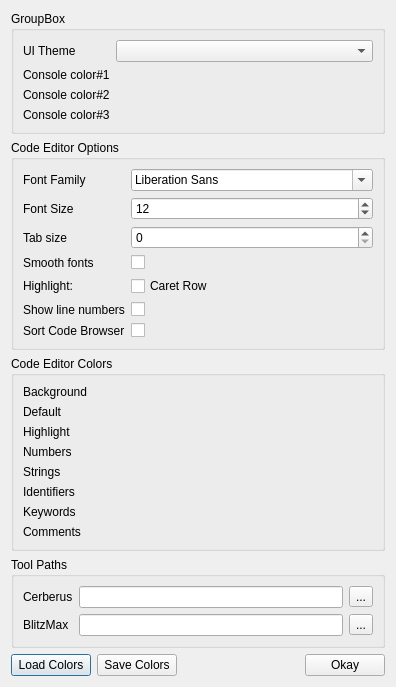
<?xml version="1.0" encoding="UTF-8"?>
<ui version="4.0">
 <class>PrefsDialog</class>
 <widget class="QDialog" name="PrefsDialog">
  <property name="geometry">
   <rect>
    <x>0</x>
    <y>0</y>
    <width>396</width>
    <height>646</height>
   </rect>
  </property>
  <property name="windowTitle">
   <string>IDE Options</string>
  </property>
  <property name="styleSheet">
   <string notr="true"/>
  </property>
  <layout class="QVBoxLayout" name="verticalLayout">
   <item>
    <widget class="QGroupBox" name="groupBox">
     <property name="title">
      <string>GroupBox</string>
     </property>
     <layout class="QFormLayout" name="formLayout_2">
      <item row="0" column="0" colspan="2">
       <layout class="QFormLayout" name="formLayout_5">
        <item row="1" column="0">
         <widget class="QLabel" name="themeLabel">
          <property name="text">
           <string>UI Theme</string>
          </property>
         </widget>
        </item>
        <item row="1" column="1">
         <widget class="QComboBox" name="themeWidget">
          <property name="toolTip">
           <string>Sets the UI theme</string>
          </property>
         </widget>
        </item>
        <item row="2" column="0">
         <widget class="QLabel" name="console1ColorLabel">
          <property name="text">
           <string>Console color#1</string>
          </property>
         </widget>
        </item>
        <item row="2" column="1">
         <widget class="ColorSwatch" name="console1ColorWidget" native="true"/>
        </item>
        <item row="3" column="0">
         <widget class="QLabel" name="console2ColorLabel">
          <property name="text">
           <string>Console color#2</string>
          </property>
         </widget>
        </item>
        <item row="3" column="1">
         <widget class="ColorSwatch" name="console2ColorWidget" native="true"/>
        </item>
        <item row="4" column="0">
         <widget class="QLabel" name="console3ColorLabel">
          <property name="text">
           <string>Console color#3</string>
          </property>
         </widget>
        </item>
        <item row="4" column="1">
         <widget class="ColorSwatch" name="console3ColorWidget" native="true"/>
        </item>
       </layout>
      </item>
     </layout>
    </widget>
   </item>
   <item>
    <widget class="QGroupBox" name="grpOptions">
     <property name="title">
      <string>Code Editor Options</string>
     </property>
     <layout class="QGridLayout" name="gridLayout_2">
      <item row="1" column="0">
       <layout class="QFormLayout" name="formLayout_3">
        <property name="fieldGrowthPolicy">
         <enum>QFormLayout::AllNonFixedFieldsGrow</enum>
        </property>
        <item row="0" column="0">
         <widget class="QLabel" name="familyLabel">
          <property name="text">
           <string>Font Family</string>
          </property>
         </widget>
        </item>
        <item row="0" column="1">
         <widget class="QFontComboBox" name="fontComboBox"/>
        </item>
        <item row="1" column="0">
         <widget class="QLabel" name="pointSizeLabel">
          <property name="text">
           <string>Font Size</string>
          </property>
         </widget>
        </item>
        <item row="1" column="1">
         <widget class="QSpinBox" name="fontSizeWidget">
          <property name="value">
           <number>12</number>
          </property>
         </widget>
        </item>
        <item row="2" column="0">
         <widget class="QLabel" name="tabSizeLabel_2">
          <property name="text">
           <string>Tab size</string>
          </property>
         </widget>
        </item>
        <item row="2" column="1">
         <widget class="QSpinBox" name="tabSizeWidget"/>
        </item>
        <item row="4" column="0">
         <widget class="QLabel" name="highlightLabel">
          <property name="text">
           <string>Highlight:</string>
          </property>
         </widget>
        </item>
        <item row="4" column="1">
         <widget class="QCheckBox" name="highlightCaretRowWidget">
          <property name="text">
           <string>Caret Row</string>
          </property>
         </widget>
        </item>
        <item row="3" column="0">
         <widget class="QLabel" name="smoothFontsLabel">
          <property name="text">
           <string>Smooth fonts</string>
          </property>
         </widget>
        </item>
        <item row="3" column="1">
         <widget class="QCheckBox" name="smoothFontsWidget">
          <property name="sizePolicy">
           <sizepolicy hsizetype="Minimum" vsizetype="Fixed">
            <horstretch>0</horstretch>
            <verstretch>0</verstretch>
           </sizepolicy>
          </property>
          <property name="layoutDirection">
           <enum>Qt::LeftToRight</enum>
          </property>
         </widget>
        </item>
        <item row="6" column="0">
         <widget class="QLabel" name="showLineNumbersLabel">
          <property name="text">
           <string>Show line numbers</string>
          </property>
         </widget>
        </item>
        <item row="6" column="1">
         <widget class="QCheckBox" name="showLineNumbersWidget">
          <property name="text">
           <string/>
          </property>
         </widget>
        </item>
        <item row="7" column="0">
         <widget class="QLabel" name="sortCodeBrowserLabel">
          <property name="text">
           <string>Sort Code Browser</string>
          </property>
         </widget>
        </item>
        <item row="7" column="1">
         <widget class="QCheckBox" name="sortCodeBrowserWidget">
          <property name="text">
           <string/>
          </property>
         </widget>
        </item>
       </layout>
      </item>
     </layout>
    </widget>
   </item>
   <item>
    <widget class="QGroupBox" name="grpColors">
     <property name="title">
      <string>Code Editor Colors</string>
     </property>
     <property name="flat">
      <bool>false</bool>
     </property>
     <layout class="QGridLayout" name="gridLayout">
      <property name="leftMargin">
       <number>9</number>
      </property>
      <property name="rightMargin">
       <number>9</number>
      </property>
      <item row="0" column="0">
       <layout class="QFormLayout" name="formLayout">
        <property name="fieldGrowthPolicy">
         <enum>QFormLayout::AllNonFixedFieldsGrow</enum>
        </property>
        <item row="0" column="0">
         <widget class="QLabel" name="backgroundColorLabel">
          <property name="text">
           <string>Background</string>
          </property>
         </widget>
        </item>
        <item row="0" column="1">
         <widget class="ColorSwatch" name="backgroundColorWidget" native="true"/>
        </item>
        <item row="1" column="0">
         <widget class="QLabel" name="defaultColorLabel">
          <property name="text">
           <string>Default</string>
          </property>
         </widget>
        </item>
        <item row="1" column="1">
         <widget class="ColorSwatch" name="defaultColorWidget" native="true">
          <property name="styleSheet">
           <string notr="true">color: rgb(255, 255, 255);</string>
          </property>
         </widget>
        </item>
        <item row="2" column="0">
         <widget class="QLabel" name="highlightColorLabel">
          <property name="text">
           <string>Highlight</string>
          </property>
         </widget>
        </item>
        <item row="2" column="1">
         <widget class="ColorSwatch" name="highlightColorWidget" native="true"/>
        </item>
        <item row="3" column="0">
         <widget class="QLabel" name="numbersColorLabel">
          <property name="text">
           <string>Numbers</string>
          </property>
         </widget>
        </item>
        <item row="3" column="1">
         <widget class="ColorSwatch" name="numbersColorWidget" native="true"/>
        </item>
        <item row="4" column="0">
         <widget class="QLabel" name="stringsColorLabel">
          <property name="text">
           <string>Strings</string>
          </property>
         </widget>
        </item>
        <item row="4" column="1">
         <widget class="ColorSwatch" name="stringsColorWidget" native="true"/>
        </item>
        <item row="5" column="1">
         <widget class="ColorSwatch" name="identifiersColorWidget" native="true"/>
        </item>
        <item row="6" column="0">
         <widget class="QLabel" name="keywordsColorLabel">
          <property name="text">
           <string>Keywords</string>
          </property>
         </widget>
        </item>
        <item row="6" column="1">
         <widget class="ColorSwatch" name="keywordsColorWidget" native="true"/>
        </item>
        <item row="7" column="0">
         <widget class="QLabel" name="commentsColorLabel">
          <property name="text">
           <string>Comments</string>
          </property>
         </widget>
        </item>
        <item row="7" column="1">
         <widget class="ColorSwatch" name="commentsColorWidget" native="true"/>
        </item>
        <item row="5" column="0">
         <widget class="QLabel" name="identifiersColorLabel">
          <property name="text">
           <string>Identifiers</string>
          </property>
         </widget>
        </item>
       </layout>
      </item>
     </layout>
    </widget>
   </item>
   <item>
    <widget class="QGroupBox" name="grpTools">
     <property name="title">
      <string>Tool Paths</string>
     </property>
     <layout class="QGridLayout" name="gridLayout_4">
      <item row="0" column="0">
       <layout class="QFormLayout" name="formLayout_4">
        <item row="0" column="0">
         <widget class="QLabel" name="cerberusLabel">
          <property name="text">
           <string>Cerberus</string>
          </property>
         </widget>
        </item>
        <item row="1" column="0">
         <widget class="QLabel" name="blitzMaxLabel">
          <property name="text">
           <string>BlitzMax</string>
          </property>
         </widget>
        </item>
        <item row="0" column="1">
         <widget class="QWidget" name="widget" native="true">
          <layout class="QHBoxLayout" name="horizontalLayout">
           <property name="leftMargin">
            <number>0</number>
           </property>
           <property name="topMargin">
            <number>0</number>
           </property>
           <property name="rightMargin">
            <number>0</number>
           </property>
           <property name="bottomMargin">
            <number>0</number>
           </property>
           <item>
            <widget class="QLineEdit" name="cerberusPathWidget">
             <property name="layoutDirection">
              <enum>Qt::LeftToRight</enum>
             </property>
             <property name="readOnly">
              <bool>true</bool>
             </property>
            </widget>
           </item>
           <item>
            <widget class="QToolButton" name="cerberusPathButton">
             <property name="text">
              <string>...</string>
             </property>
            </widget>
           </item>
          </layout>
         </widget>
        </item>
        <item row="1" column="1">
         <widget class="QWidget" name="widget_2" native="true">
          <layout class="QHBoxLayout" name="horizontalLayout_2">
           <property name="leftMargin">
            <number>0</number>
           </property>
           <property name="topMargin">
            <number>0</number>
           </property>
           <property name="rightMargin">
            <number>0</number>
           </property>
           <property name="bottomMargin">
            <number>0</number>
           </property>
           <item>
            <widget class="QLineEdit" name="blitzmaxPathWidget">
             <property name="readOnly">
              <bool>true</bool>
             </property>
            </widget>
           </item>
           <item>
            <widget class="QToolButton" name="blitzmaxPathButton">
             <property name="text">
              <string>...</string>
             </property>
            </widget>
           </item>
          </layout>
         </widget>
        </item>
       </layout>
      </item>
     </layout>
    </widget>
   </item>
   <item>
    <spacer name="verticalSpacer">
     <property name="orientation">
      <enum>Qt::Vertical</enum>
     </property>
     <property name="sizeHint" stdset="0">
      <size>
       <width>20</width>
       <height>40</height>
      </size>
     </property>
    </spacer>
   </item>
   <item>
    <layout class="QHBoxLayout" name="horizontalLayout_3">
     <item>
      <widget class="QPushButton" name="btnLoadColors">
       <property name="toolTip">
        <string>Load the editor colors from the theme</string>
       </property>
       <property name="text">
        <string>Load Colors</string>
       </property>
      </widget>
     </item>
     <item>
      <widget class="QPushButton" name="btnSaveColors">
       <property name="toolTip">
        <string>Save the editor colors with the theme</string>
       </property>
       <property name="text">
        <string>Save Colors</string>
       </property>
      </widget>
     </item>
     <item>
      <spacer name="horizontalSpacer">
       <property name="orientation">
        <enum>Qt::Horizontal</enum>
       </property>
       <property name="sizeHint" stdset="0">
        <size>
         <width>40</width>
         <height>20</height>
        </size>
       </property>
      </spacer>
     </item>
     <item>
      <widget class="QPushButton" name="okayButton">
       <property name="styleSheet">
        <string notr="true"/>
       </property>
       <property name="text">
        <string>Okay</string>
       </property>
      </widget>
     </item>
    </layout>
   </item>
  </layout>
 </widget>
 <customwidgets>
  <customwidget>
   <class>ColorSwatch</class>
   <extends>QWidget</extends>
   <header>colorswatch.h</header>
   <container>1</container>
   <slots>
    <signal>colorChanged()</signal>
   </slots>
  </customwidget>
 </customwidgets>
 <tabstops>
  <tabstop>themeWidget</tabstop>
  <tabstop>fontComboBox</tabstop>
  <tabstop>fontSizeWidget</tabstop>
  <tabstop>tabSizeWidget</tabstop>
  <tabstop>smoothFontsWidget</tabstop>
  <tabstop>highlightCaretRowWidget</tabstop>
  <tabstop>showLineNumbersWidget</tabstop>
  <tabstop>sortCodeBrowserWidget</tabstop>
  <tabstop>cerberusPathWidget</tabstop>
  <tabstop>cerberusPathButton</tabstop>
  <tabstop>blitzmaxPathWidget</tabstop>
  <tabstop>blitzmaxPathButton</tabstop>
  <tabstop>btnLoadColors</tabstop>
  <tabstop>btnSaveColors</tabstop>
  <tabstop>okayButton</tabstop>
 </tabstops>
 <resources/>
 <connections>
  <connection>
   <sender>stringsColorWidget</sender>
   <signal>colorChanged()</signal>
   <receiver>PrefsDialog</receiver>
   <slot>onColorChanged()</slot>
   <hints>
    <hint type="sourcelabel">
     <x>375</x>
     <y>379</y>
    </hint>
    <hint type="destinationlabel">
     <x>199</x>
     <y>149</y>
    </hint>
   </hints>
  </connection>
  <connection>
   <sender>keywordsColorWidget</sender>
   <signal>colorChanged()</signal>
   <receiver>PrefsDialog</receiver>
   <slot>onColorChanged()</slot>
   <hints>
    <hint type="sourcelabel">
     <x>375</x>
     <y>417</y>
    </hint>
    <hint type="destinationlabel">
     <x>199</x>
     <y>149</y>
    </hint>
   </hints>
  </connection>
  <connection>
   <sender>defaultColorWidget</sender>
   <signal>colorChanged()</signal>
   <receiver>PrefsDialog</receiver>
   <slot>onColorChanged()</slot>
   <hints>
    <hint type="sourcelabel">
     <x>375</x>
     <y>322</y>
    </hint>
    <hint type="destinationlabel">
     <x>199</x>
     <y>149</y>
    </hint>
   </hints>
  </connection>
  <connection>
   <sender>numbersColorWidget</sender>
   <signal>colorChanged()</signal>
   <receiver>PrefsDialog</receiver>
   <slot>onColorChanged()</slot>
   <hints>
    <hint type="sourcelabel">
     <x>375</x>
     <y>360</y>
    </hint>
    <hint type="destinationlabel">
     <x>199</x>
     <y>149</y>
    </hint>
   </hints>
  </connection>
  <connection>
   <sender>backgroundColorWidget</sender>
   <signal>colorChanged()</signal>
   <receiver>PrefsDialog</receiver>
   <slot>onColorChanged()</slot>
   <hints>
    <hint type="sourcelabel">
     <x>375</x>
     <y>303</y>
    </hint>
    <hint type="destinationlabel">
     <x>199</x>
     <y>149</y>
    </hint>
   </hints>
  </connection>
  <connection>
   <sender>identifiersColorWidget</sender>
   <signal>colorChanged()</signal>
   <receiver>PrefsDialog</receiver>
   <slot>onColorChanged()</slot>
   <hints>
    <hint type="sourcelabel">
     <x>375</x>
     <y>398</y>
    </hint>
    <hint type="destinationlabel">
     <x>199</x>
     <y>149</y>
    </hint>
   </hints>
  </connection>
  <connection>
   <sender>commentsColorWidget</sender>
   <signal>colorChanged()</signal>
   <receiver>PrefsDialog</receiver>
   <slot>onColorChanged()</slot>
   <hints>
    <hint type="sourcelabel">
     <x>375</x>
     <y>436</y>
    </hint>
    <hint type="destinationlabel">
     <x>199</x>
     <y>149</y>
    </hint>
   </hints>
  </connection>
  <connection>
   <sender>fontComboBox</sender>
   <signal>currentFontChanged(QFont)</signal>
   <receiver>PrefsDialog</receiver>
   <slot>onFontChanged(QFont)</slot>
   <hints>
    <hint type="sourcelabel">
     <x>375</x>
     <y>106</y>
    </hint>
    <hint type="destinationlabel">
     <x>138</x>
     <y>195</y>
    </hint>
   </hints>
  </connection>
  <connection>
   <sender>fontSizeWidget</sender>
   <signal>valueChanged(int)</signal>
   <receiver>PrefsDialog</receiver>
   <slot>onFontSizeChanged(int)</slot>
   <hints>
    <hint type="sourcelabel">
     <x>375</x>
     <y>127</y>
    </hint>
    <hint type="destinationlabel">
     <x>138</x>
     <y>195</y>
    </hint>
   </hints>
  </connection>
  <connection>
   <sender>cerberusPathButton</sender>
   <signal>clicked()</signal>
   <receiver>PrefsDialog</receiver>
   <slot>onBrowseForPath()</slot>
   <hints>
    <hint type="sourcelabel">
     <x>375</x>
     <y>496</y>
    </hint>
    <hint type="destinationlabel">
     <x>2</x>
     <y>310</y>
    </hint>
   </hints>
  </connection>
  <connection>
   <sender>blitzmaxPathButton</sender>
   <signal>clicked()</signal>
   <receiver>PrefsDialog</receiver>
   <slot>onBrowseForPath()</slot>
   <hints>
    <hint type="sourcelabel">
     <x>375</x>
     <y>522</y>
    </hint>
    <hint type="destinationlabel">
     <x>4</x>
     <y>395</y>
    </hint>
   </hints>
  </connection>
  <connection>
   <sender>tabSizeWidget</sender>
   <signal>valueChanged(int)</signal>
   <receiver>PrefsDialog</receiver>
   <slot>onTabSizeChanged(int)</slot>
   <hints>
    <hint type="sourcelabel">
     <x>375</x>
     <y>147</y>
    </hint>
    <hint type="destinationlabel">
     <x>4</x>
     <y>274</y>
    </hint>
   </hints>
  </connection>
  <connection>
   <sender>highlightColorWidget</sender>
   <signal>colorChanged()</signal>
   <receiver>PrefsDialog</receiver>
   <slot>onColorChanged()</slot>
   <hints>
    <hint type="sourcelabel">
     <x>375</x>
     <y>341</y>
    </hint>
    <hint type="destinationlabel">
     <x>143</x>
     <y>213</y>
    </hint>
   </hints>
  </connection>
  <connection>
   <sender>smoothFontsWidget</sender>
   <signal>toggled(bool)</signal>
   <receiver>PrefsDialog</receiver>
   <slot>onSmoothFontsChanged(bool)</slot>
   <hints>
    <hint type="sourcelabel">
     <x>375</x>
     <y>182</y>
    </hint>
    <hint type="destinationlabel">
     <x>176</x>
     <y>270</y>
    </hint>
   </hints>
  </connection>
  <connection>
   <sender>okayButton</sender>
   <signal>clicked()</signal>
   <receiver>PrefsDialog</receiver>
   <slot>accept()</slot>
   <hints>
    <hint type="sourcelabel">
     <x>385</x>
     <y>570</y>
    </hint>
    <hint type="destinationlabel">
     <x>182</x>
     <y>283</y>
    </hint>
   </hints>
  </connection>
  <connection>
   <sender>highlightCaretRowWidget</sender>
   <signal>toggled(bool)</signal>
   <receiver>PrefsDialog</receiver>
   <slot>onHighlightCaretRowChanged(bool)</slot>
   <hints>
    <hint type="sourcelabel">
     <x>375</x>
     <y>205</y>
    </hint>
    <hint type="destinationlabel">
     <x>395</x>
     <y>140</y>
    </hint>
   </hints>
  </connection>
  <connection>
   <sender>showLineNumbersWidget</sender>
   <signal>toggled(bool)</signal>
   <receiver>PrefsDialog</receiver>
   <slot>onShowLineNumbersChanged(bool)</slot>
   <hints>
    <hint type="sourcelabel">
     <x>375</x>
     <y>230</y>
    </hint>
    <hint type="destinationlabel">
     <x>395</x>
     <y>159</y>
    </hint>
   </hints>
  </connection>
  <connection>
   <sender>themeWidget</sender>
   <signal>currentTextChanged(QString)</signal>
   <receiver>PrefsDialog</receiver>
   <slot>onThemeChanged(QString)</slot>
   <hints>
    <hint type="sourcelabel">
     <x>354</x>
     <y>43</y>
    </hint>
    <hint type="destinationlabel">
     <x>395</x>
     <y>43</y>
    </hint>
   </hints>
  </connection>
  <connection>
   <sender>sortCodeBrowserWidget</sender>
   <signal>toggled(bool)</signal>
   <receiver>PrefsDialog</receiver>
   <slot>onSortCodeBrowserChanged(bool)</slot>
   <hints>
    <hint type="sourcelabel">
     <x>346</x>
     <y>249</y>
    </hint>
    <hint type="destinationlabel">
     <x>395</x>
     <y>227</y>
    </hint>
   </hints>
  </connection>
  <connection>
   <sender>btnSaveColors</sender>
   <signal>clicked()</signal>
   <receiver>PrefsDialog</receiver>
   <slot>onSaveThemeColor()</slot>
   <hints>
    <hint type="sourcelabel">
     <x>142</x>
     <y>559</y>
    </hint>
    <hint type="destinationlabel">
     <x>235</x>
     <y>559</y>
    </hint>
   </hints>
  </connection>
  <connection>
   <sender>btnLoadColors</sender>
   <signal>clicked()</signal>
   <receiver>PrefsDialog</receiver>
   <slot>onLoadThemeColor()</slot>
   <hints>
    <hint type="sourcelabel">
     <x>43</x>
     <y>555</y>
    </hint>
    <hint type="destinationlabel">
     <x>493</x>
     <y>565</y>
    </hint>
   </hints>
  </connection>
  <connection>
   <sender>console1ColorWidget</sender>
   <signal>colorChanged()</signal>
   <receiver>PrefsDialog</receiver>
   <slot>onColorChanged()</slot>
   <hints>
    <hint type="sourcelabel">
     <x>239</x>
     <y>71</y>
    </hint>
    <hint type="destinationlabel">
     <x>197</x>
     <y>322</y>
    </hint>
   </hints>
  </connection>
  <connection>
   <sender>console2ColorWidget</sender>
   <signal>colorChanged()</signal>
   <receiver>PrefsDialog</receiver>
   <slot>onColorChanged()</slot>
   <hints>
    <hint type="sourcelabel">
     <x>239</x>
     <y>90</y>
    </hint>
    <hint type="destinationlabel">
     <x>197</x>
     <y>322</y>
    </hint>
   </hints>
  </connection>
  <connection>
   <sender>console3ColorWidget</sender>
   <signal>colorChanged()</signal>
   <receiver>PrefsDialog</receiver>
   <slot>onColorChanged()</slot>
   <hints>
    <hint type="sourcelabel">
     <x>239</x>
     <y>109</y>
    </hint>
    <hint type="destinationlabel">
     <x>197</x>
     <y>322</y>
    </hint>
   </hints>
  </connection>
 </connections>
 <slots>
  <slot>onColorChanged()</slot>
  <slot>onFontChanged(QFont)</slot>
  <slot>onFontSizeChanged(int)</slot>
  <slot>onBrowseForPath()</slot>
  <slot>onTabSizeChanged(int)</slot>
  <slot>onSmoothFontsChanged(bool)</slot>
  <slot>onHighlightCaretRowChanged(bool)</slot>
  <slot>onShowLineNumbersChanged(bool)</slot>
  <slot>onThemeChanged(QString)</slot>
  <slot>onSortCodeBrowserChanged(bool)</slot>
  <slot>onSaveThemeColor()</slot>
  <slot>onLoadThemeColor()</slot>
 </slots>
</ui>
